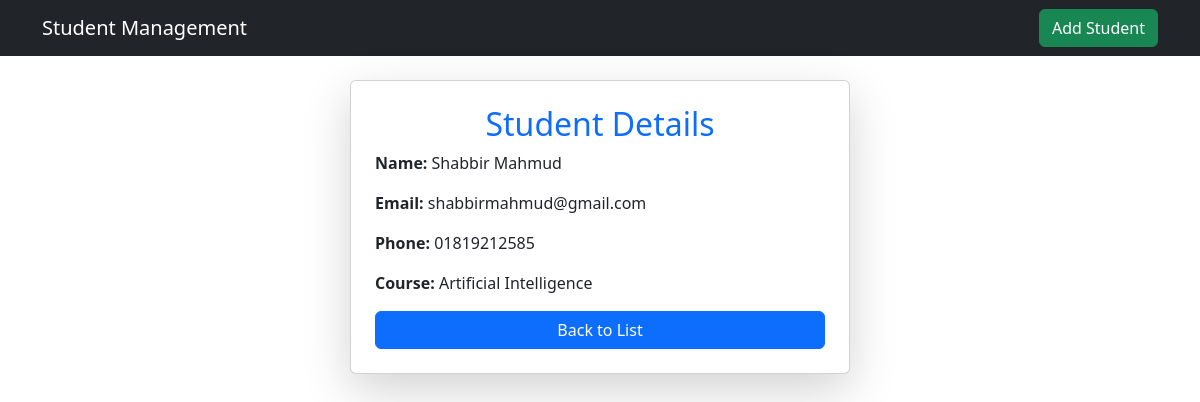
Page /detail/5/ on the committed database.
### students/models.py (models this page shows, shortened)
class Student(models.Model):
    COURSE_CHOICES = [
         ("Full Stack Web Development with Python and Django", "Full Stack Web Development with Python and Django"),
        ("Machine Learning", "Machine Learning"),
        ("Data Science", "Data Science"),
        ("Artificial Intelligence", "Artificial Intelligence"),
        ("Cyber Security", "Cyber Security"),
    ]
    name = models.CharField(max_length=100)
    email = models.EmailField(unique=True)
    phone = models.CharField(max_length=11)
    course = models.CharField(max_length=50, choices=COURSE_CHOICES)

### students/views.py (the view)
# urls.py: path('detail/<int:id>/', student_detail, name='student_detail'),
def student_detail(request, id):
    student = get_object_or_404(Student, id=id)
    return render(request, 'student_detail.html', {'student': student})

### students/templates/student_detail.html
{% extends "base.html" %}
{% block content %}
  <div class="card mx-auto shadow-lg p-4" style="max-width: 90%; width: 500px;">
      <h2 class="text-center text-primary">Student Details</h2>
      <p><strong>Name:</strong> {{ student.name }}</p>
      <p><strong>Email:</strong> {{ student.email }}</p>
      <p><strong>Phone:</strong> {{ student.phone }}</p>
      <p><strong>Course:</strong> {{ student.course }}</p>
      <a href="{% url 'student_list' %}" class="btn btn-primary">Back to List</a>
  </div>
{% endblock %}

### rows in the picture
Student: name "Shabbir Mahmud", email "shabbirmahmud@gmail.com", phone "01819212585", course "Artificial Intelligence"
